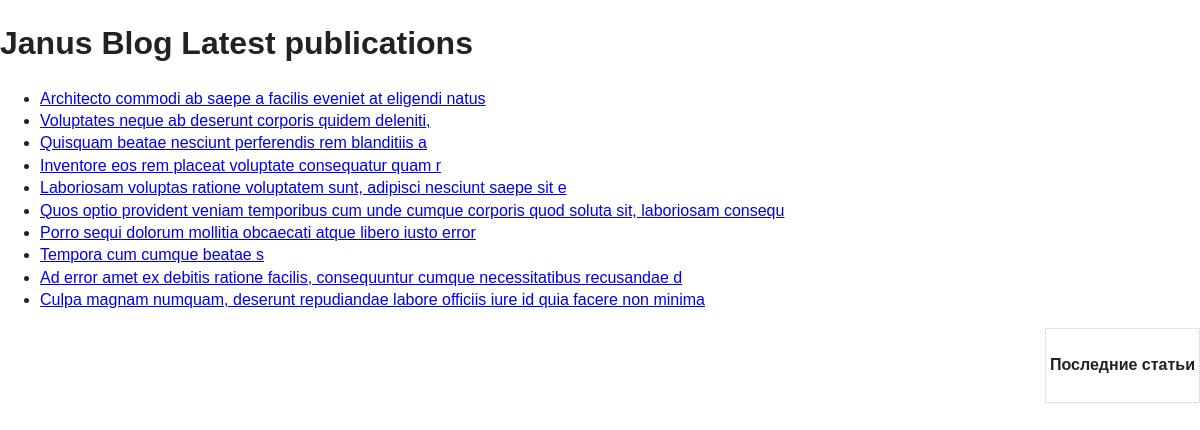
Screenshot of /blog/ with the database file from the repository.
### blog/models.py (models this page shows, shortened)
class Article(models.Model):
    DRAFT = 'D'
    PUBLISHED = 'P'
    EXPIRED = 'E'
    ARTICLE_STATUS = (
        (DRAFT, 'Not Reviewed'),
        (PUBLISHED, 'Published'),
        (EXPIRED, 'Expired'),
    )
    def was_published_recently(self):
        """ field in admin page
        """
        return self.publish_date >= timezone.now() - datetime.timedelta(days=1)
    was_published_recently.admin_order_field = 'publish_date'
    was_published_recently.boolean = True
    was_published_recently.short_description = 'Published recently?'
    title = models.CharField(max_length=100, unique=True)
    slug = models.SlugField(max_length=100, unique=True, verbose_name='slug')
    status = models.CharField(max_length=1, choices=ARTICLE_STATUS, default=DRAFT)
    enable_comment = models.BooleanField(default=True)
    content = models.TextField()
    category = models.ForeignKey(Category, verbose_name="the related category")
    tags = models.ManyToManyField(Tag, verbose_name="the related tags", blank=True)
    publish_date = models.DateTimeField(auto_now=False, help_text="Please use the following format: <em>YYYY-MM-DD</em>.")
    created_date = models.DateTimeField(auto_now_add=False)
    views_count = models.IntegerField(default=0)
    comment_count = models.IntegerField(default=0)

### blog/views.py (the view)
def index(request):
    latest_blog_list = Article.objects.order_by('-publish_date')[:10]
    context = {'latest_blog_list': latest_blog_list}
    return render(request, 'blog/index.html', context)

### blog/templatetags/listlastnews.py (called while the page is built)
@register.inclusion_tag('blog/lastnews.html') # регистрируем тег и подключаем шаблон lastnews
def lastnews():
    return {
		'last5news': Article.objects.filter(status='P')[:5],
    }

### templates/blog/index.html (shortened to what this page needs)
{% extends "base.html" %}
{% load staticfiles %}
{% load listlastnews %}
{% block sidebar %}
    <div id="sidebar">
     {% lastnews %}
    </div>
{% endblock %}
{% block content %}
    <div class="jumbotron">
        <h1>Janus Blog Latest publications</h1>
    </div>
            {% if latest_blog_list %}
                <ul>
                {% for item in latest_blog_list %}
                    <li><a href="{% url 'blog:detail' item.id %}">{{ item.title }}</a></li>
                {% endfor %}
                </ul>
            {% else %}
                <p>No items are available.</p>
            {% endif %}
{% endblock %} 

### templates/base.html (shortened to what this page needs)
{% load staticfiles %}
<!doctype html>
<html class="no-js" lang="">
    <head>
        <link rel="stylesheet" href="{% static "css/normalize.min.css" %}">
        <link rel="stylesheet" href="{% static "css/main.css" %}">
    </head>
    <body>
        {% block page %}
            <div class="container">
                {% block content %}
                {% endblock %}
                {% block sidebar %}{% endblock %}
            </div>
        {% endblock %}
    </body>
</html>

### templates/blog/lastnews.html (shortened to what this page needs)
<div id = "news">
<h4>Последние статьи</h4>
</div>

### static/css/main.css (style rules this page uses)
html { color: #222; font-size: 1em; line-height: 1.4; }

### templates/blog/index.html (style rules this page uses)
#sidebar { float: right; border: 1px dotted #ccc; padding: 4px; }

### rows the page displays
Article: title "Architecto commodi ab saepe a facilis eveniet at eligendi natus"
Article: title "Voluptates neque ab deserunt corporis quidem deleniti,"
Article: title "Quisquam beatae nesciunt perferendis rem blanditiis a"
Article: title "Inventore eos rem placeat voluptate consequatur quam r"
Article: title "Laboriosam voluptas ratione voluptatem sunt, adipisci nesciunt saepe sit e"
Article: title "Quos optio provident veniam temporibus cum unde cumque corporis quod soluta sit, laboriosam consequ"
Article: title "Porro sequi dolorum mollitia obcaecati atque libero iusto error"
Article: title "Tempora cum cumque beatae s"
Article: title "Ad error amet ex debitis ratione facilis, consequuntur cumque necessitatibus recusandae d"
Article: title "Culpa magnam numquam, deserunt repudiandae labore officiis iure id quia facere non minima"
